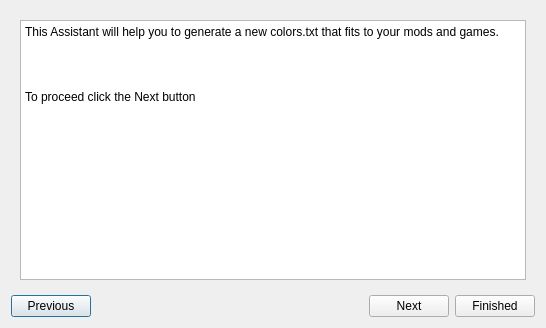
<?xml version="1.0" encoding="UTF-8"?>
<ui version="4.0">
 <class>ColorsTxtAssistant</class>
 <widget class="QDialog" name="ColorsTxtAssistant">
  <property name="geometry">
   <rect>
    <x>0</x>
    <y>0</y>
    <width>546</width>
    <height>328</height>
   </rect>
  </property>
  <property name="windowTitle">
   <string>Create colors.txt assistant</string>
  </property>
  <layout class="QGridLayout" name="gridLayout_3">
   <item row="2" column="0">
    <layout class="QHBoxLayout" name="horizontalLayout">
     <item>
      <widget class="QPushButton" name="buttonPrevious">
       <property name="text">
        <string>Previous</string>
       </property>
      </widget>
     </item>
     <item>
      <spacer name="horizontalSpacer">
       <property name="orientation">
        <enum>Qt::Horizontal</enum>
       </property>
       <property name="sizeHint" stdset="0">
        <size>
         <width>40</width>
         <height>20</height>
        </size>
       </property>
      </spacer>
     </item>
     <item>
      <widget class="QPushButton" name="buttonNext">
       <property name="text">
        <string>Next</string>
       </property>
      </widget>
     </item>
     <item>
      <widget class="QPushButton" name="buttonFinished">
       <property name="text">
        <string>Finished</string>
       </property>
      </widget>
     </item>
    </layout>
   </item>
   <item row="1" column="0">
    <widget class="QStackedWidget" name="stackedWidget">
     <property name="currentIndex">
      <number>0</number>
     </property>
     <widget class="QWidget" name="stackedWidgetPage1">
      <layout class="QVBoxLayout" name="verticalLayout_2">
       <item>
        <widget class="QTextBrowser" name="textBrowser">
         <property name="html">
          <string>&lt;!DOCTYPE HTML PUBLIC &quot;-//W3C//DTD HTML 4.0//EN&quot; &quot;http://www.w3.org/TR/REC-html40/strict.dtd&quot;&gt;
&lt;html&gt;&lt;head&gt;&lt;meta name=&quot;qrichtext&quot; content=&quot;1&quot; /&gt;&lt;style type=&quot;text/css&quot;&gt;
p, li { white-space: pre-wrap; }
&lt;/style&gt;&lt;/head&gt;&lt;body style=&quot; font-family:'MS Shell Dlg 2'; font-size:7.8pt; font-weight:400; font-style:normal;&quot;&gt;
&lt;p style=&quot; margin-top:12px; margin-bottom:12px; margin-left:0px; margin-right:0px; -qt-block-indent:0; text-indent:0px;&quot;&gt;&lt;span style=&quot; font-size:9pt;&quot;&gt;This Assistant will help you to generate a new colors.txt that fits to your mods and games.&lt;/span&gt;&lt;/p&gt;
&lt;p style=&quot; margin-top:12px; margin-bottom:12px; margin-left:0px; margin-right:0px; -qt-block-indent:0; text-indent:0px;&quot;&gt;&lt;span style=&quot; font-size:9pt;&quot;&gt;&lt;br /&gt;&lt;/span&gt;&lt;/p&gt;
&lt;p style=&quot; margin-top:12px; margin-bottom:12px; margin-left:0px; margin-right:0px; -qt-block-indent:0; text-indent:0px;&quot;&gt;&lt;span style=&quot; font-size:9pt;&quot;&gt;To proceed click the Next button&lt;/span&gt;&lt;/p&gt;&lt;/body&gt;&lt;/html&gt;</string>
         </property>
        </widget>
       </item>
      </layout>
     </widget>
     <widget class="QWidget" name="stackedWidgetPage2">
      <layout class="QGridLayout" name="gridLayout_5">
       <item row="2" column="0">
        <widget class="QLineEdit" name="fileNodesTxt">
         <property name="placeholderText">
          <string notr="true">nodes.txt</string>
         </property>
        </widget>
       </item>
       <item row="2" column="1">
        <widget class="QPushButton" name="browseFileNodesTxt">
         <property name="text">
          <string>browse</string>
         </property>
         <property name="icon">
          <iconset resource="minetestmappergui.qrc">
           <normaloff>:/open</normaloff>:/open</iconset>
         </property>
        </widget>
       </item>
       <item row="0" column="0" colspan="2">
        <widget class="QTextBrowser" name="textBrowser_2">
         <property name="html">
          <string>&lt;!DOCTYPE HTML PUBLIC &quot;-//W3C//DTD HTML 4.0//EN&quot; &quot;http://www.w3.org/TR/REC-html40/strict.dtd&quot;&gt;
&lt;html&gt;&lt;head&gt;&lt;meta name=&quot;qrichtext&quot; content=&quot;1&quot; /&gt;&lt;style type=&quot;text/css&quot;&gt;
p, li { white-space: pre-wrap; }
&lt;/style&gt;&lt;/head&gt;&lt;body style=&quot; font-family:'MS Shell Dlg 2'; font-size:7.8pt; font-weight:400; font-style:normal;&quot;&gt;
&lt;ol style=&quot;margin-top: 0px; margin-bottom: 0px; margin-left: 0px; margin-right: 0px; -qt-list-indent: 1;&quot;&gt;&lt;li style=&quot; margin-top:12px; margin-bottom:0px; margin-left:0px; margin-right:0px; -qt-block-indent:0; text-indent:0px;&quot;&gt;&lt;span style=&quot; font-size:9pt;&quot;&gt;First, you have to install and enable the mod &amp;quot;dumpnodes&amp;quot; You can download it here: &lt;/span&gt;&lt;a href=&quot;https://bitbucket.org/adrido/dumpnodes/overview&quot;&gt;&lt;span style=&quot; font-size:9pt; text-decoration: underline; color:#0000ff;&quot;&gt;https://bitbucket.org/adrido/dumpnodes/overview&lt;/span&gt;&lt;/a&gt;&lt;/li&gt;
&lt;li style=&quot; font-size:9pt;&quot; style=&quot; margin-top:0px; margin-bottom:0px; margin-left:0px; margin-right:0px; -qt-block-indent:0; text-indent:0px;&quot;&gt;extract it like each other mod into your mods folder. &lt;/li&gt;
&lt;li style=&quot; font-size:9pt;&quot; style=&quot; margin-top:0px; margin-bottom:0px; margin-left:0px; margin-right:0px; -qt-block-indent:0; text-indent:0px;&quot;&gt;Activate it in the world configuration &lt;/li&gt;
&lt;li style=&quot; font-size:9pt;&quot; style=&quot; margin-top:0px; margin-bottom:0px; margin-left:0px; margin-right:0px; -qt-block-indent:0; text-indent:0px;&quot;&gt;Start the game normaly &lt;/li&gt;
&lt;li style=&quot; font-size:9pt;&quot; style=&quot; margin-top:0px; margin-bottom:0px; margin-left:0px; margin-right:0px; -qt-block-indent:0; text-indent:0px;&quot;&gt;if you are ingame type /dumpnodes &lt;/li&gt;
&lt;li style=&quot; font-size:9pt;&quot; style=&quot; margin-top:0px; margin-bottom:0px; margin-left:0px; margin-right:0px; -qt-block-indent:0; text-indent:0px;&quot;&gt;Now there should be a file called nodes.txt inside the world folder. If its there, click the next button if not, start with step 1.&lt;/li&gt;
&lt;li style=&quot; font-size:9pt;&quot; style=&quot; margin-top:0px; margin-bottom:0px; margin-left:0px; margin-right:0px; -qt-block-indent:0; text-indent:0px;&quot;&gt;Select the generated nodes.txt file down there&lt;/li&gt;&lt;/ol&gt;&lt;/body&gt;&lt;/html&gt;</string>
         </property>
         <property name="openExternalLinks">
          <bool>true</bool>
         </property>
        </widget>
       </item>
      </layout>
     </widget>
     <widget class="QWidget" name="stackedWidgetPage4">
      <layout class="QVBoxLayout" name="verticalLayout">
       <item>
        <widget class="QLabel" name="label_2">
         <property name="text">
          <string>&lt;html&gt;&lt;head/&gt;&lt;body&gt;&lt;p&gt;Now you have to specify one or more folders where the textures can be found.&lt;/p&gt;&lt;p&gt;Recomended is the minetest_game folder and the mods folder.&lt;/p&gt;&lt;/body&gt;&lt;/html&gt;</string>
         </property>
        </widget>
       </item>
       <item>
        <layout class="QGridLayout" name="gridLayout_2">
         <item row="0" column="1">
          <widget class="QPushButton" name="buttonAddSearchDir">
           <property name="text">
            <string>add new</string>
           </property>
           <property name="icon">
            <iconset resource="minetestmappergui.qrc">
             <normaloff>:/open</normaloff>:/open</iconset>
           </property>
          </widget>
         </item>
         <item row="1" column="1">
          <widget class="QPushButton" name="buttonRemoveSearchDir">
           <property name="text">
            <string>remove selected</string>
           </property>
          </widget>
         </item>
         <item row="0" column="0" rowspan="3">
          <widget class="QListWidget" name="listSearchDirs">
           <property name="dragDropMode">
            <enum>QAbstractItemView::InternalMove</enum>
           </property>
           <property name="defaultDropAction">
            <enum>Qt::MoveAction</enum>
           </property>
           <property name="sortingEnabled">
            <bool>true</bool>
           </property>
          </widget>
         </item>
        </layout>
       </item>
      </layout>
     </widget>
     <widget class="QWidget" name="stackedWidgetPage5">
      <layout class="QGridLayout" name="gridLayout_4">
       <item row="1" column="0">
        <widget class="QLineEdit" name="fileColorsTxt">
         <property name="placeholderText">
          <string notr="true">colors.txt</string>
         </property>
        </widget>
       </item>
       <item row="1" column="1">
        <widget class="QPushButton" name="browseColorsTxt">
         <property name="text">
          <string>browse</string>
         </property>
         <property name="icon">
          <iconset resource="minetestmappergui.qrc">
           <normaloff>:/open</normaloff>:/open</iconset>
         </property>
        </widget>
       </item>
       <item row="0" column="0" colspan="2">
        <widget class="QTextBrowser" name="textBrowser_3">
         <property name="html">
          <string>&lt;!DOCTYPE HTML PUBLIC &quot;-//W3C//DTD HTML 4.0//EN&quot; &quot;http://www.w3.org/TR/REC-html40/strict.dtd&quot;&gt;
&lt;html&gt;&lt;head&gt;&lt;meta name=&quot;qrichtext&quot; content=&quot;1&quot; /&gt;&lt;style type=&quot;text/css&quot;&gt;
p, li { white-space: pre-wrap; }
&lt;/style&gt;&lt;/head&gt;&lt;body style=&quot; font-family:'MS Shell Dlg 2'; font-size:7.8pt; font-weight:400; font-style:normal;&quot;&gt;
&lt;p style=&quot; margin-top:0px; margin-bottom:0px; margin-left:0px; margin-right:0px; -qt-block-indent:0; text-indent:0px;&quot;&gt;&lt;span style=&quot; font-size:9pt;&quot;&gt;Optionaly you can specify a colors.txt here.&lt;/span&gt;&lt;/p&gt;
&lt;p style=&quot; margin-top:0px; margin-bottom:0px; margin-left:0px; margin-right:0px; -qt-block-indent:0; text-indent:0px;&quot;&gt;&lt;span style=&quot; font-size:9pt;&quot;&gt;If you leave this field empty, a colors.txt file will created in the same place as the nodes.txt&lt;/span&gt;&lt;/p&gt;&lt;/body&gt;&lt;/html&gt;</string>
         </property>
        </widget>
       </item>
      </layout>
     </widget>
     <widget class="QWidget" name="stackedWidgetPage6">
      <layout class="QVBoxLayout" name="verticalLayout_4">
       <item>
        <widget class="QLabel" name="label_3">
         <property name="text">
          <string>Finished! Click the button Generate now to generate the colors.txt file</string>
         </property>
        </widget>
       </item>
       <item>
        <widget class="QPushButton" name="buttonGenerate">
         <property name="text">
          <string>Generate</string>
         </property>
        </widget>
       </item>
       <item>
        <widget class="QProgressBar" name="progressBar">
         <property name="maximum">
          <number>1</number>
         </property>
        </widget>
       </item>
       <item>
        <widget class="QPlainTextEdit" name="output"/>
       </item>
      </layout>
     </widget>
    </widget>
   </item>
  </layout>
 </widget>
 <resources>
  <include location="minetestmappergui.qrc"/>
 </resources>
 <connections/>
</ui>
